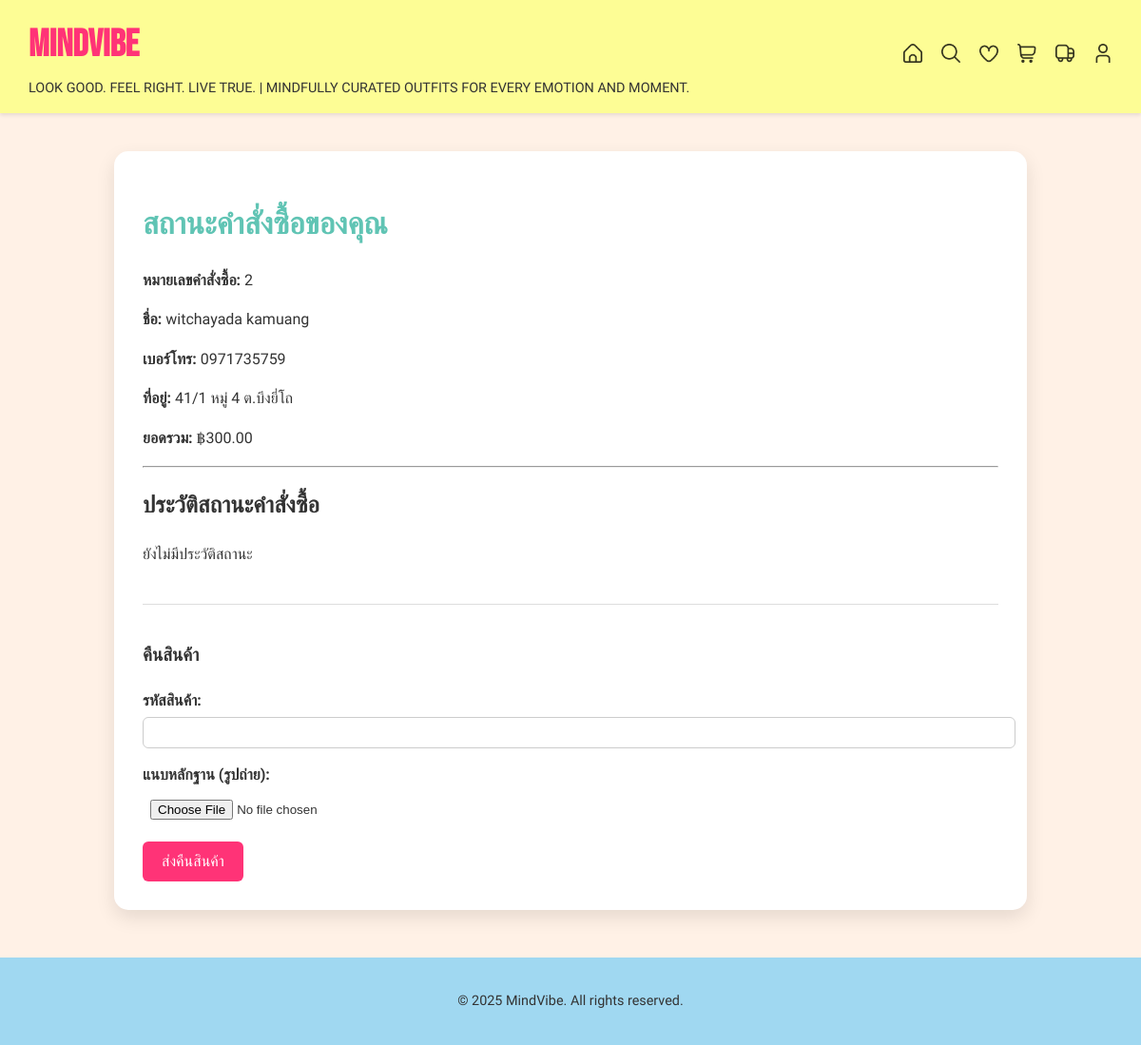
Before: /status/ (signed in) with the older database file.
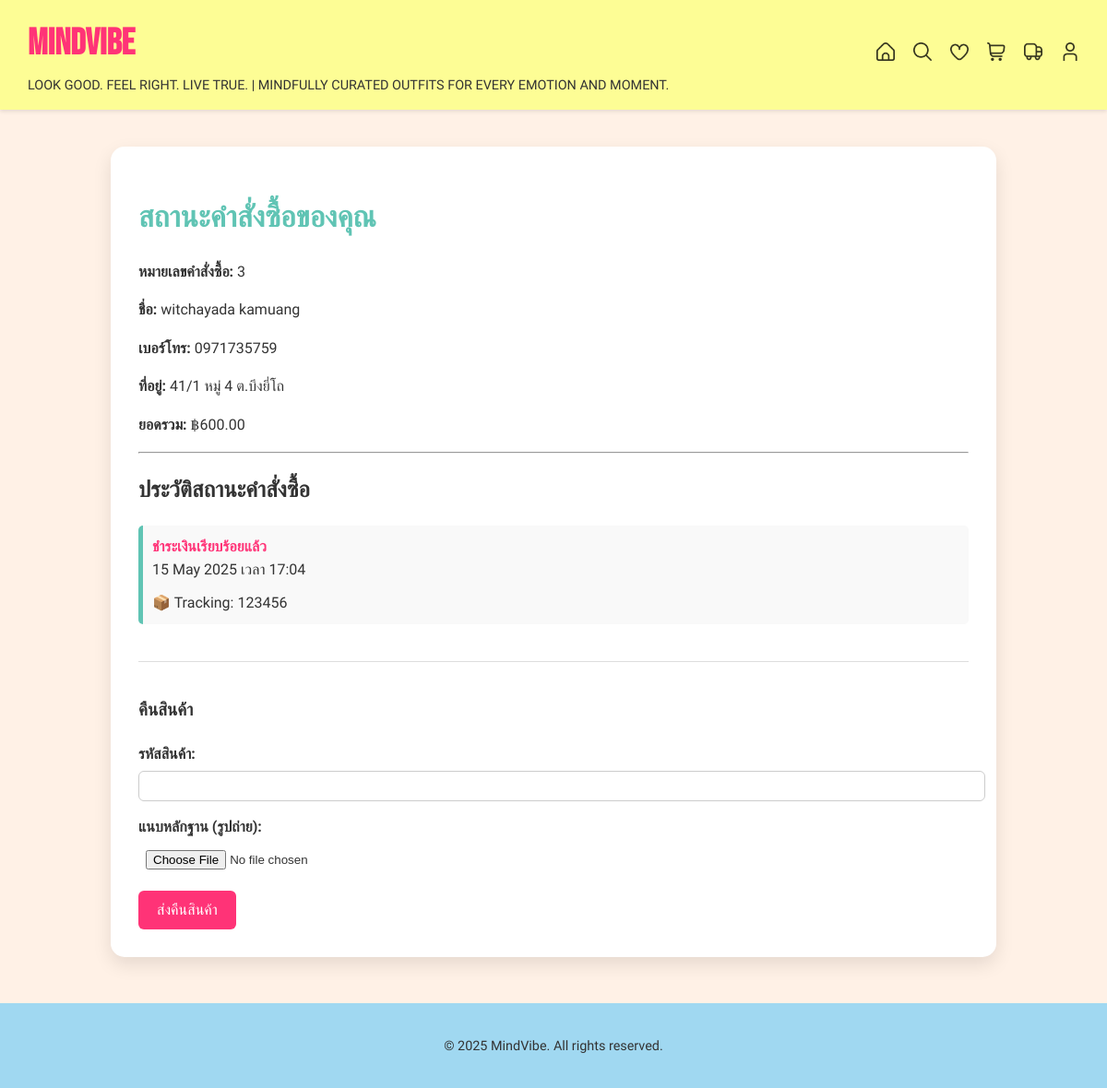
After: the same page with the newer database file.
### clothing/models.py (models this page shows, shortened)
class Payment(models.Model):
    user = models.ForeignKey(User, on_delete=models.CASCADE)
    full_name = models.CharField(max_length=255, default="-")
    address = models.TextField(default="-")
    phone_number = models.CharField(max_length=20, default="-")
    total_price = models.DecimalField(max_digits=10, decimal_places=2)
    proof = models.ImageField(upload_to='payment_proofs/')
    payment_date = models.DateTimeField(auto_now_add=True)
    return_proof = models.ImageField(upload_to='return_proofs/', blank=True, null=True)
    return_item_code = models.CharField(max_length=100, blank=True, null=True)

class OrderStatus(models.Model):
    STATUS_CHOICES = [
        ('paid', 'ชำระเงินเรียบร้อยแล้ว'),
        ('packing', 'จัดเตรียมสินค้าแล้ว'),
        ('shipping', 'ดำเนินการจัดส่งแล้ว'),
        ('shipped', 'จัดส่งสำเร็จแล้ว'),
        ('returned', 'ได้รับคืนสินค้าเรียบร้อยแล้ว'),
    ]
    payment = models.ForeignKey(Payment, on_delete=models.CASCADE, related_name='statuses')
    status = models.CharField(max_length=50, choices=STATUS_CHOICES)
    tracking_number = models.CharField(max_length=100, blank=True, null=True)
    updated_by = models.ForeignKey(User, on_delete=models.SET_NULL, null=True, blank=True)
    updated_at = models.DateTimeField(auto_now_add=True)
    note = models.TextField(blank=True, null=True)

### clothing/views.py (the view, shortened to what this page needs)
# urls.py: path('status/', views.status, name='status'),
@login_required
def status(request):
    payment = Payment.objects.filter(user=request.user).last()
    timeline = OrderStatus.objects.filter(payment=payment).order_by('-updated_at') if payment else []
    return render(request, 'clothing/status.html', {'order': payment, 'timeline': timeline})

### clothing/templates/clothing/status.html (shortened to what this page needs)
{% load static %}
<!DOCTYPE html>
<html lang="th">
<head>
</head>
<body>
    <div class="header">
        <div class="header-left">
            <a href="{% url 'clothing:welcome' %}" class="logo">MINDVIBE</a>
            <p class="slogan">LOOK GOOD. FEEL RIGHT. LIVE TRUE. | MINDFULLY CURATED OUTFITS FOR EVERY EMOTION AND MOMENT.</p>
        </div>
        <div class="header-right">
            <a href="{% url 'clothing:welcome' %}">
                <img src="{% static 'images/home_icon.png' %}" alt="Home" class="home-icon" />
            </a>
            <a href="/search/">
                <img src="{% static 'images/search_icon.png' %}" alt="Search" />
            </a>
            <a href="{% if user.is_authenticated %}{% url 'clothing:favorites_list' %}{% else %}{% url 'clothing:login' %}{% endif %}">
                <img src="{% static 'images/heart_icon.png' %}" alt="Wishlist" />
            </a>
            <a href="{% if user.is_authenticated %}{% url 'clothing:cart' %}{% else %}{% url 'clothing:login' %}{% endif %}">
                <img src="{% static 'images/cart_icon.png' %}" alt="Cart" />
            </a>
            <a href="{% if user.is_authenticated %}{% url 'clothing:status' %}{% else %}{% url 'clothing:login' %}{% endif %}">
                <img src="{% static 'images/status_icon.png' %}" alt="Status" />
            </a>
            <a href="{% if user.is_authenticated %}{% url 'clothing:profile' %}{% else %}{% url 'clothing:login' %}{% endif %}">
                <img src="{% static 'images/profile_icon.png' %}" alt="Profile" />
            </a>
        </div>
    </div>
    <div class="status-container">
        <h1>สถานะคำสั่งซื้อของคุณ</h1>
        {% if order %}
            <p><strong>หมายเลขคำสั่งซื้อ:</strong> {{ order.id }}</p>
            <p><strong>ชื่อ:</strong> {{ order.full_name }}</p>
            <p><strong>เบอร์โทร:</strong> {{ order.phone_number }}</p>
            <p><strong>ที่อยู่:</strong> {{ order.address }}</p>
            <p><strong>ยอดรวม:</strong> ฿{{ order.total_price }}</p>
            <hr>
            <h2>ประวัติสถานะคำสั่งซื้อ</h2>
            {% if timeline %}
                {% for log in timeline %}
                    <div class="status-item">
                        <strong>{{ log.get_status_display }}</strong>
                        <div>{{ log.updated_at|date:"d M Y เวลา H:i" }}</div>
                        {% if log.tracking_number %}
                            <div class="tracking-number">📦 Tracking: {{ log.tracking_number }}</div>
                        {% endif %}
                    </div>
                {% endfor %}
            {% else %}
                <p>ยังไม่มีประวัติสถานะ</p>
            {% endif %}
            <div class="form-section">
                {% if order.return_proof %}
                    <p><strong>คุณได้ทำการคืนสินค้าเรียบร้อยแล้ว ✅</strong></p>
                    <p>รหัสสินค้าที่คืน: {{ order.return_item_code }}</p>
                    <img src="{{ order.return_proof.url }}" class="return-proof-preview" />
                {% else %}
                    <h3>คืนสินค้า</h3>
                    <form method="POST" enctype="multipart/form-data">
                        <div class="form-group">
                            <label for="return_item_code">รหัสสินค้า:</label>
                            <input type="text" name="return_item_code" required />
                        </div>
                        <div class="form-group">
                            <label for="return_proof">แนบหลักฐาน (รูปถ่าย):</label>
                            <input type="file" name="return_proof" accept="image/*" required />
                        </div>
                        <button type="submit" class="btn-submit">ส่งคืนสินค้า</button>
                    </form>
                {% endif %}
            </div>
        {% else %}
            <p>ไม่พบข้อมูลคำสั่งซื้อของคุณ</p>
        {% endif %}
    </div>
    <div class="footer">
        <p>&copy; {% now "Y" %} MindVibe. All rights reserved.</p>
    </div>
</body>
</html>

Changed rows visible on the page:
no longer on this page (row unchanged): Payment: id "2", full_name "witchayada kamuang", phone_number "0971735759", address "41/1 หมู่ 4 ต.บึงยี่โถ", total_price "300.00"
added Payment: id "3", full_name "witchayada kamuang", phone_number "0971735759", address "41/1 หมู่ 4 ต.บึงยี่โถ", total_price "600.00"
added OrderStatus: status "ชำระเงินเรียบร้อยแล้ว", updated_at "15 May 2025 เวลา 17:04", tracking_number "123456"
Other visible differences:
text no longer shown: "ยังไม่มีประวัติสถานะ"
